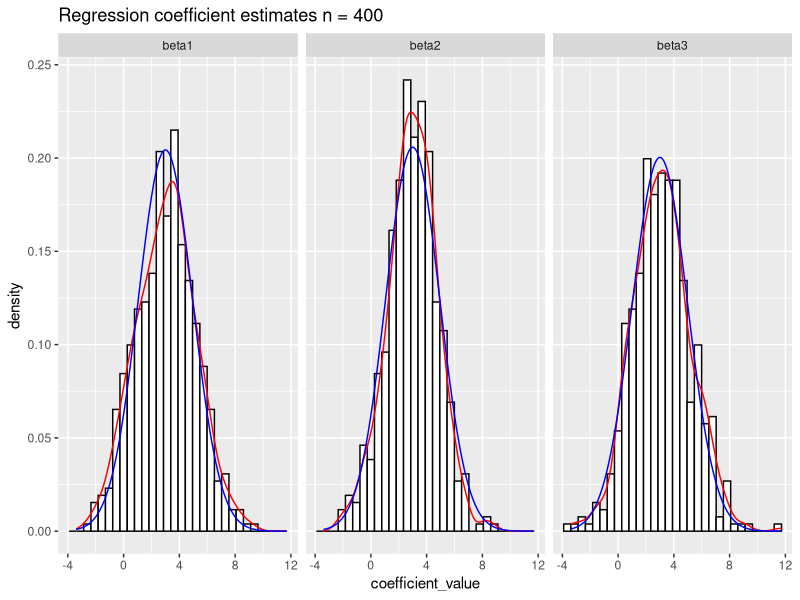
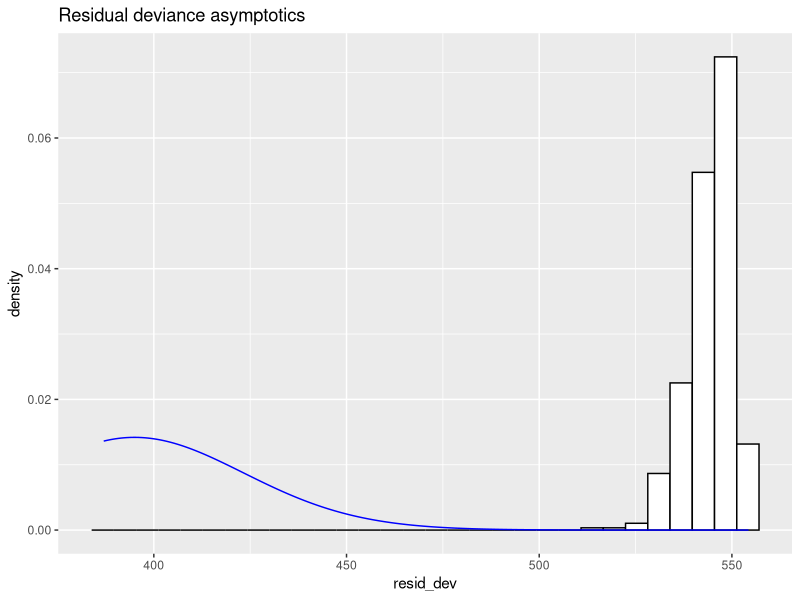
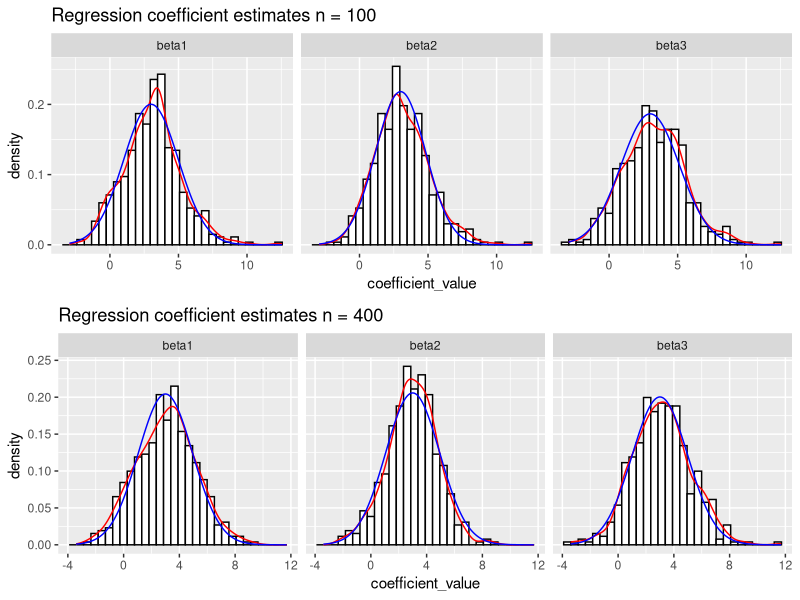
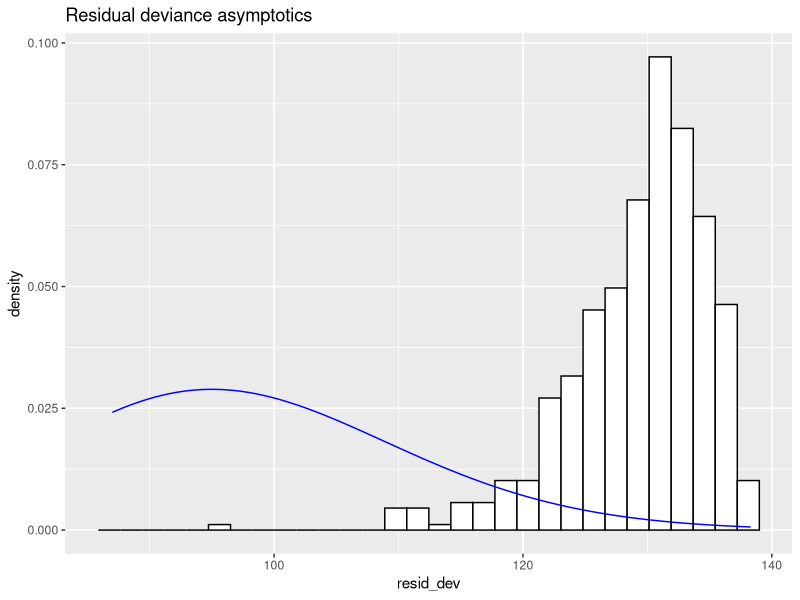
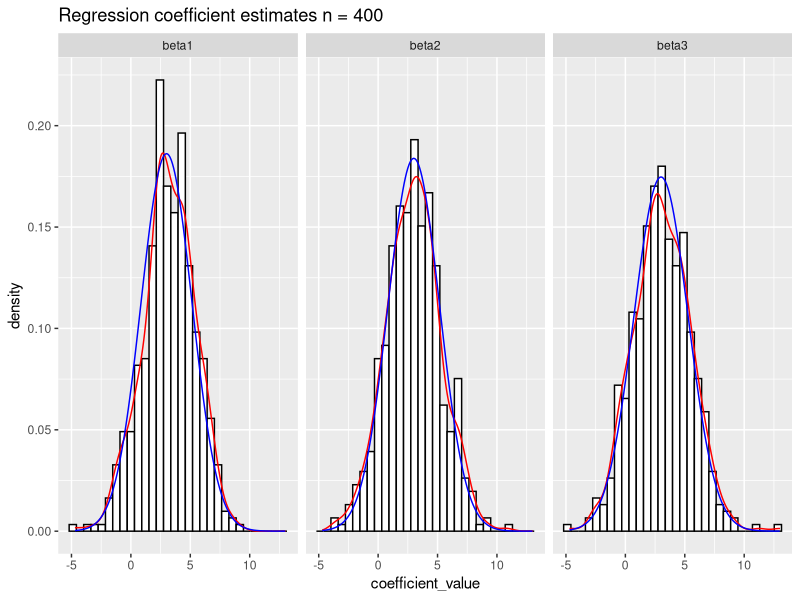
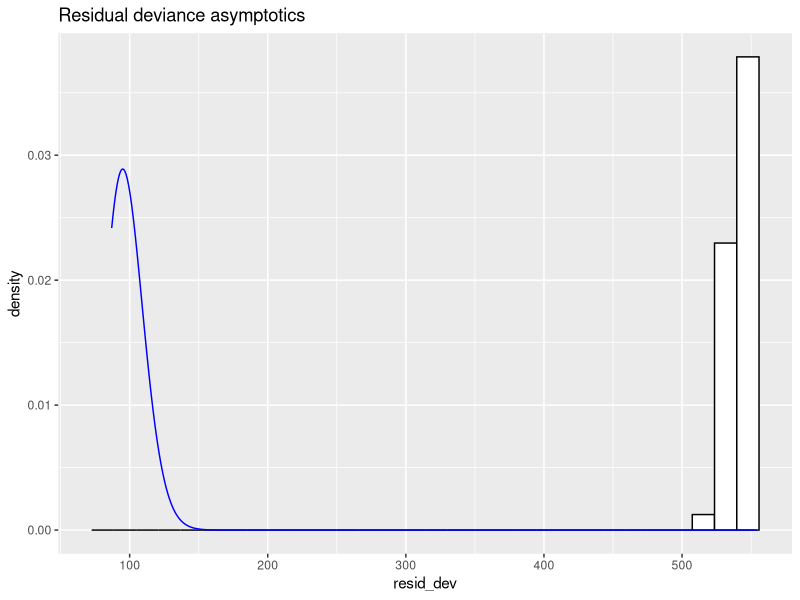
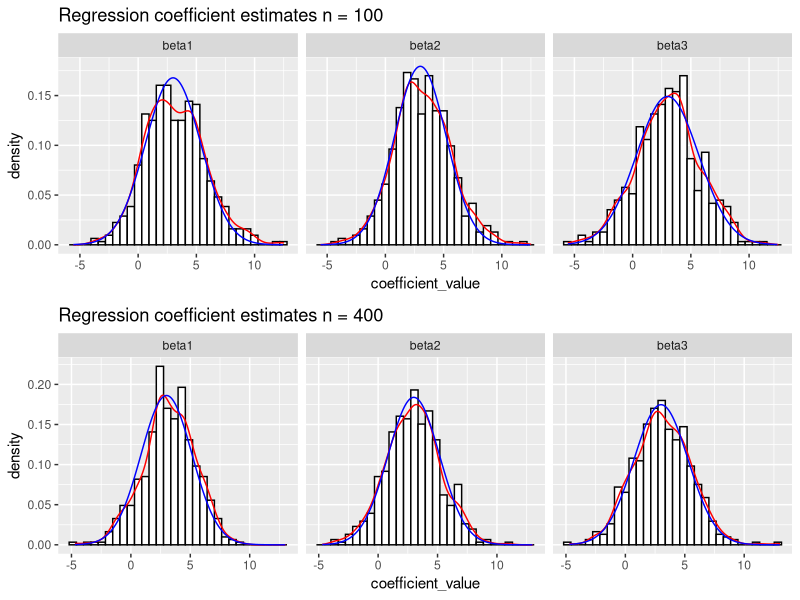
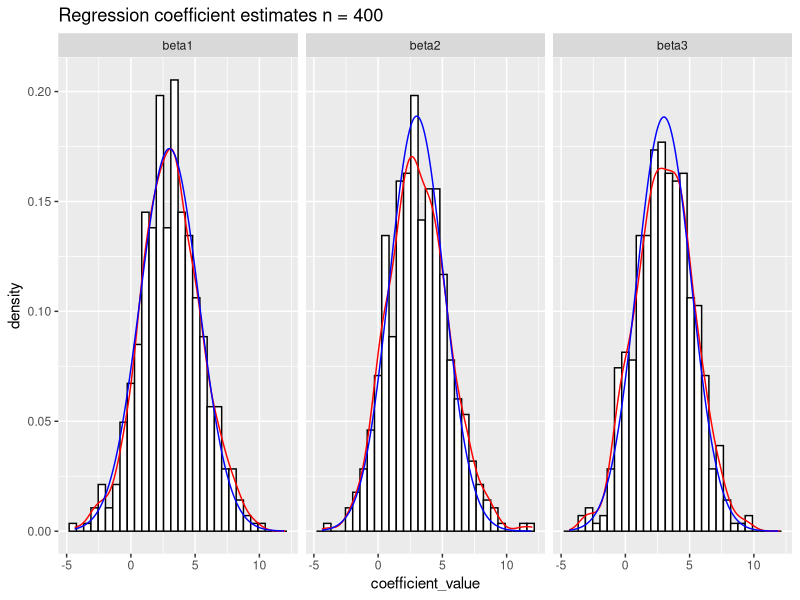

Write R code to recreate these figures, in order.
## ---- chunk 1
library(ggplot2)
library(dplyr)
library(tidyr)
library(gridExtra)
library(MASS)

knitr::opts_chunk$set(echo = FALSE, message=FALSE, warning=FALSE)

set.seed(47)
## ---- chunk 2
data <- structure(list(numeracy = c(6.6, 7.1, 7.3, 7.5, 7.9, 7.9, 8,
                                 8.2, 8.3, 8.3, 8.4, 8.4, 8.6, 8.7, 8.8, 8.8, 9.1, 9.1, 9.1, 9.3,
                                 9.5, 9.8, 10.1, 10.5, 10.6, 10.6, 10.6, 10.7, 10.8, 11, 11.1,
                                 11.2, 11.3, 12, 12.3, 12.4, 12.8, 12.8, 12.9, 13.4, 13.5, 13.6,
                                 13.8, 14.2, 14.3, 14.5, 14.6, 15, 15.1, 15.7), 
                    anxiety = c(13.8, 14.6, 17.4, 14.9, 13.4, 13.5, 13.8, 16.6, 13.5, 15.7, 13.6, 14,
                                16.1, 10.5, 16.9, 17.4, 13.9, 15.8, 16.4, 14.7, 15, 13.3, 10.9,
                                12.4, 12.9, 16.6, 16.9, 15.4, 13.1, 17.3, 13.1, 14, 17.7, 10.6,
                                14.7, 10.1, 11.6, 14.2, 12.1, 13.9, 11.4, 15.1, 13, 11.3, 11.4,
                                10.4, 14.4, 11, 14, 13.4), 
                    success = c(0L, 0L, 0L, 1L, 0L, 1L, 0L, 0L, 1L, 0L, 1L, 1L, 0L, 1L, 0L, 0L, 0L, 0L, 0L, 1L, 0L, 0L,
                                1L, 1L, 1L, 0L, 0L, 0L, 1L, 0L, 1L, 0L, 0L, 1L, 1L, 1L, 1L, 1L,
                                1L, 1L, 1L, 1L, 1L, 1L, 1L, 1L, 1L, 1L, 1L, 1L)), 
                 .Names = c("numeracy", "anxiety", "success"), row.names = c(NA, -50L), class = "data.frame")
data_df <- as.data.frame(data)
## ---- chunk 3
model1 <- glm(success ~ numeracy + anxiety, data=data_df, family=binomial)
model1_summary <- summary(model1)
p <- model1$fitted.values
glm_cov_estimate <- vcov(model1)

X <- cbind(intercept=1, data_df)
X <- subset(X, select = -c(success))
X <- as.matrix(X)
W <- as.matrix(diag(p*(1-p)))

manual_cov_estimate <- solve(t(X) %*% W %*% X)
## ---- chunk 4
coefs_std  <- model1_summary$coefficients[, 2]
cov_estimate_std <- sqrt(diag(manual_cov_estimate))
std_comparison_df <- data.frame("R std. dev." = coefs_std, "Manual std. dev." = cov_estimate_std)
round(std_comparison_df, 4)
## ---- chunk 5
chi_sq_stat <- model1$null.deviance - model1$deviance
p_value <- pchisq(chi_sq_stat, df=1, lower.tail = FALSE)
print(paste("p-value for predictors importance: ", p_value))
## ---- chunk 6
overdispersion_stat <- sum(residuals(model1, type = "deviance")^2)
overdispersion_pval <- pchisq(overdispersion_stat, model1$df.residual, lower = F)
print(paste("P-value connected with test for overdispersion: ", overdispersion_pval))
## ---- chunk 7
epsilons <- c(1e-1, 1e-2, 1e-3, 1e-6)
model_e1 <- glm(success ~ numeracy + anxiety, data=data_df, family=binomial, epsilon=epsilons[1])
model_e2 <- glm(success ~ numeracy + anxiety, data=data_df, family=binomial, epsilon=epsilons[2])
model_e3 <- glm(success ~ numeracy + anxiety, data=data_df, family=binomial, epsilon=epsilons[3])
model_e4 <- glm(success ~ numeracy + anxiety, data=data_df, family=binomial, epsilon=epsilons[4])

models <- list(model_e1, model_e2, model_e3, model_e4)
epsilon_info_df <- as.data.frame(matrix(1:12, ncol=3))
colnames(epsilon_info_df) <- c("Iteration", "Epsilon", "Deviance")

for (i in 1:length(models)) {
  model <- models[[i]]
  epsilon_info_df[i, ] = c(model$iter, epsilons[i], model$dev)
}
round(epsilon_info_df, 4)
## ---- chunk 8
experiment_rep = 500

matrix_rnorm <- function(n, n_p) {
  X <- rnorm(n * n_p, sd=sqrt(1/n))
  X <- matrix(X, nrow=n)
}

cov_matrix <- function(n ,n_p) {
  mu <- rep(0, n_p)
  S <- matrix(0.3, nrow=n_p, ncol=n_p)
  diag(S) <- 1
  mvrnorm(n, mu, 1/n * S)
}

experiment <- function(n, n_p, X) {
  beta <- rep(3, n_p)
  logit <- X %*% beta
  p <- exp(logit) / (1 + exp(logit))
  
  S <- diag(as.vector(p*(1-p)))
  fisher_matrix <- t(X) %*% S %*% X
  cov_matrix <- solve(fisher_matrix)
  
  predictors <- c()
  for (i in 1:n_p) {
    predictors <- c(predictors, paste("beta", i, sep=''))
  }
  
  colnames(cov_matrix) <- predictors
  rownames(cov_matrix) <- predictors

  collected_features <- c(predictors, "resid_dev")
  collected_features_n <- length(collected_features)
    
  estimates_df <- matrix(1:collected_features_n * experiment_rep, nrow=experiment_rep, ncol=collected_features_n)
  estimates_df <- as.data.frame(estimates_df)
  colnames(estimates_df) <- collected_features
  
  for (i in 1:experiment_rep) {
    Y <- rbinom(n, 1, p)
    model <- glm(Y~X - 1, family=binomial)
    estimates_df[i, 1:n_p] <- model$coefficients
    estimates_df[i, n_p+1] <- model$deviance
  }
  
  list(estimates=estimates_df, cov_matrix=cov_matrix)
}  

show_estimates_histogram <- function(estimates_df, cov_matrix, n, n_hist=3) {
    estimates_df <- estimates_df %>% dplyr::select(c(1:n_hist, "resid_dev"))
  models_info_long <- estimates_df %>% 
                      dplyr::select(starts_with("beta")) %>% 
                      gather(key='coefficient', value='coefficient_value')

  density_arg <- seq(min(models_info_long["coefficient_value"]), 
                     max(models_info_long["coefficient_value"]), 
                     by=0.1)
  coefs_density <- data.frame(beta1=dnorm(density_arg, mean=3, sd=sqrt(cov_matrix[1,1])),
                              beta2=dnorm(density_arg, mean=3, sd=sqrt(cov_matrix[2,2])),
                              beta3=dnorm(density_arg, mean=3, sd=sqrt(cov_matrix[3,3])))
  coefs_density_long <- coefs_density %>% gather(key='coefficient', value='density')
  coefs_density_long["args"] = rep(density_arg, 3)


  histogram <- ggplot(models_info_long, aes(x=coefficient_value)) + 
             geom_histogram(aes(y=..density..), colour="black", fill="white") + 
             geom_density(col="red") +
             geom_line(data=coefs_density_long, aes(x=args, y=density), col="blue") +         
             facet_grid(. ~ coefficient) +
             ggtitle(paste("Regression coefficient estimates n =", n))
  histogram
}

show_residual_deviance <- function(estimates_df, n, p) {
  density_arg <- seq(min(n-p-10, min(estimates_df["resid_dev"])), 
                     max(estimates_df["resid_dev"]), 
                     by=0.1)
  density <- dchisq(density_arg, n-p)
  density_df <- data.frame(resid_dev=density_arg, density=density)
  
  estimates_df["density"] = dchisq(unlist(estimates_df["resid_dev"]), n-p)
  histogram <- ggplot(estimates_df, aes(x=resid_dev)) + 
               geom_histogram(aes(y=..density..), colour="black", fill="white") +
               geom_line(data=density_df, aes(x=resid_dev, y=density), col="blue") + 
               ggtitle("Residual deviance asymptotics")
  histogram
}

bias_estimation <- function(estimates_df) estimates_df %>% 
                                          dplyr::select(starts_with("beta")) %>% 
                                          mutate_all(function(x) {x-3}) %>% 
                                          colMeans()

variance_estimation <- function(estimates_df) estimates_df %>% 
                       dplyr::select(starts_with("beta")) %>% 
                       var()
## ---- chunk 9
estimates_res_400 <- experiment(400, 3, matrix_rnorm(400, 3))
estimates_df_400 <- estimates_res_400$estimates
cov_matrix_400 <- estimates_res_400$cov_matrix
histogram_400 <- show_estimates_histogram(estimates_df_400, cov_matrix_400, 400)
histogram_400
## ---- chunk 10
show_residual_deviance(estimates_df_400, 400, 3) 
## ---- chunk 11
X <- matrix_rnorm(400, 3)
beta <- rep(3, 3)
logit <- X %*% beta
p <- exp(logit) / (1 + exp(logit))
  
Y <- rbinom(400, 1, p)
model <- glm(Y~X - 1, family=binomial)
summary(model)
## ---- chunk 12
estimated_bias_400 <- bias_estimation(estimates_df_400)
round(estimated_bias_400, 4)
## ---- chunk 13
est_var_400 <-variance_estimation(estimates_df_400)
round(est_var_400, 4)
## ---- chunk 14
true_var_400 <- estimates_res_400$cov_matrix
round(true_var_400, 4)
## ---- chunk 15
estimates_res_100 <- experiment(100, 3, matrix_rnorm(100, 3))
estimates_df_100 <- estimates_res_100$estimates
cov_matrix_100 <- estimates_res_100$cov_matrix
histogram_100 <- show_estimates_histogram(estimates_df_100, cov_matrix_100, 100)

grid.arrange(histogram_100, histogram_400, nrow=2)
## ---- chunk 16
show_residual_deviance(estimates_df_100, 100, 3) 
## ---- chunk 17
estimated_bias_100 <- bias_estimation(estimates_df_100)
bias_summary_1 <- dplyr::bind_rows(estimated_bias_400, estimated_bias_100) %>% as.data.frame()
rownames(bias_summary_1) = c("n=400", "n=100")
round(bias_summary_1, 4)
## ---- chunk 18
est_var_100 <- variance_estimation(estimates_df_100)
round(est_var_100, 4)
## ---- chunk 19
true_var_100 <- estimates_res_100$cov_matrix
round(true_var_100, 4)
## ---- chunk 20
estimates_res_400 <- experiment(400, 3, cov_matrix(400, 3))
estimates_df_400 <- estimates_res_400$estimates
cov_matrix_400 <- estimates_res_400$cov_matrix
histogram_400 <- show_estimates_histogram(estimates_df_400, cov_matrix_400, 400)
histogram_400
## ---- chunk 21
show_residual_deviance(estimates_df_400, 100, 3) 
## ---- chunk 22
estimated_bias_400_cov <- bias_estimation(estimates_df_400)
round(estimated_bias_400_cov, 4)
## ---- chunk 23
est_var_400_cov <- variance_estimation(estimates_df_400)
round(est_var_400_cov, 4)
## ---- chunk 24
true_var_400_cov <- estimates_res_400$cov_matrix
round(true_var_400_cov, 4)
## ---- chunk 25
estimates_res_100 <- experiment(100, 3, cov_matrix(100, 3))
estimates_df_100 <- estimates_res_100$estimates
cov_matrix_100 <- estimates_res_100$cov_matrix
histogram_100 <- show_estimates_histogram(estimates_df_100, cov_matrix_100, 100)

grid.arrange(histogram_100, histogram_400, nrow=2)
## ---- chunk 26
estimated_bias_100_cov <- bias_estimation(estimates_df_100)
bias_summary_2 <- dplyr::bind_rows(estimated_bias_400_cov, estimated_bias_100_cov) %>% as.data.frame()
rownames(bias_summary_2) = c("n=400", "n=100")
round(bias_summary_2, 4)
## ---- chunk 27
est_var_100_cov <- variance_estimation(estimates_df_100)
round(est_var_100_cov, 4)
## ---- chunk 28
true_var_100_cov <- estimates_res_100$cov_matrix
round(true_var_100_cov, 4)
## ---- chunk 29
bias_summary <- dplyr::bind_rows(estimated_bias_400, estimated_bias_100, estimated_bias_400_cov, estimated_bias_100_cov) %>% as.data.frame()
rownames(bias_summary) <- c("n=400", "n=100", "n=400 corr", "n=100 corr")
round(bias_summary, 4)
## ---- chunk 30
variance_bias <- function(true_var, est_var) {abs(diag(true_var - est_var))}

variance_bias_df <- data.frame(`n=400`=variance_bias(true_var_400, est_var_400),
                               `n=100`=variance_bias(true_var_100, est_var_100),
                               `n=400 corr`=variance_bias(true_var_400_cov, est_var_400_cov),
                               `n=100 corr`=variance_bias(true_var_100_cov, est_var_100_cov))
round(rowSums(t(variance_bias_df)), 4)
## ---- chunk 31
estimates_res_400 <- experiment(400, 20, matrix_rnorm(400, 20))
estimates_df_400 <- estimates_res_400$estimates

cov_matrix_400 <- estimates_res_400$cov_matrix
histogram_400 <- show_estimates_histogram(estimates_df_400, cov_matrix_400, 400)
histogram_400
## ---- chunk 32
show_residual_deviance(estimates_df_400, 400, 20) 
## ---- chunk 33
X <- matrix_rnorm(400, 20)
beta <- rep(3, 20)
logit <- X %*% beta
p <- exp(logit) / (1 + exp(logit))
  
Y <- rbinom(400, 1, p)
model <- glm(Y~X - 1, family=binomial)
summary(model)
## ---- chunk 34
estimated_bias_400 <- bias_estimation(estimates_df_400)
round(estimated_bias_400[1:3], 4)
## ---- chunk 35
est_var_400 <-variance_estimation(estimates_df_400)
round(est_var_400[1:3, 1:3], 4)
## ---- chunk 36
true_var_400 <- estimates_res_400$cov_matrix
round(true_var_400[1:3, 1:3], 4)
## ---- chunk 37
estimates_res_100 <- experiment(100, 20, matrix_rnorm(100, 20))
estimates_df_100 <- estimates_res_100$estimates
cov_matrix_100 <- estimates_res_100$cov_matrix
histogram_100 <- show_estimates_histogram(estimates_df_100, cov_matrix_100, 100)

grid.arrange(histogram_100, histogram_400, nrow=2)
## ---- chunk 38
show_residual_deviance(estimates_df_100, 100, 20) 
## ---- chunk 39
estimated_bias_100 <- bias_estimation(estimates_df_100)
bias_summary_1 <- dplyr::bind_rows(estimated_bias_400[1:3], estimated_bias_100[1:3]) %>% as.data.frame()
rownames(bias_summary_1) = c("n=400", "n=100")
round(bias_summary_1, 4)
## ---- chunk 40
est_var_100 <- variance_estimation(estimates_df_100)
round(est_var_100[1:3,1:3], 4)
## ---- chunk 41
true_var_100 <- estimates_res_100$cov_matrix
round(true_var_100[1:3,1:3], 4)
## ---- chunk 42
estimates_res_400 <- experiment(400, 20, cov_matrix(400, 20))
estimates_df_400 <- estimates_res_400$estimates
cov_matrix_400 <- estimates_res_400$cov_matrix
histogram_400 <- show_estimates_histogram(estimates_df_400, cov_matrix_400, 400)
histogram_400
## ---- chunk 43
show_residual_deviance(estimates_df_400, 100, 3) 
## ---- chunk 44
estimated_bias_400_cov <- bias_estimation(estimates_df_400)
round(estimated_bias_400_cov[1:3], 4)
## ---- chunk 45
est_var_400_cov <- variance_estimation(estimates_df_400)
round(est_var_400_cov[1:3], 4)
## ---- chunk 46
true_var_400_cov <- estimates_res_400$cov_matrix
round(true_var_400_cov[1:3, 1:3], 4)
## ---- chunk 47
estimates_res_100 <- experiment(100, 20, cov_matrix(100, 20))
estimates_df_100 <- estimates_res_100$estimates
cov_matrix_100 <- estimates_res_100$cov_matrix
## ---- chunk 48
estimated_bias_100_cov <- bias_estimation(estimates_df_100)
bias_summary_2 <- dplyr::bind_rows(estimated_bias_400_cov[1:3], estimated_bias_100_cov[1:3]) %>% as.data.frame()
rownames(bias_summary_2) = c("n=400", "n=100")
round(bias_summary_2, 4)
## ---- chunk 49
est_var_100_cov <- variance_estimation(estimates_df_100)
round(est_var_100_cov[1:3], 4)
## ---- chunk 50
true_var_100_cov <- estimates_res_100$cov_matrix
round(true_var_100_cov[1:3], 4)
## ---- chunk 51
bias_summary <- dplyr::bind_rows(estimated_bias_400, estimated_bias_100, estimated_bias_400_cov, estimated_bias_100_cov) %>% as.data.frame()
rownames(bias_summary) <- c("n=400", "n=100", "n=400 corr", "n=100 corr")
round(t(bias_summary[, 1:3]), 4)
## ---- chunk 52
variance_bias_df <- data.frame(`n=400`=variance_bias(true_var_400, est_var_400),
                               `n=100`=variance_bias(true_var_100, est_var_100),
                               `n=400 corr`=variance_bias(true_var_400_cov, est_var_400_cov),
                               `n=100 corr`=variance_bias(true_var_100_cov, est_var_100_cov))
round(variance_bias_df[1:3,], 4)
